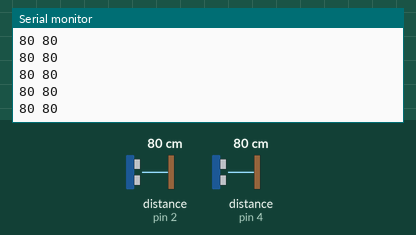
Recording of a program running on a simulated Teensy 4. On the bench: the last lines printed to the serial monitor. Wiring (inferred from the names in the program): 2 × ultrasonic range finder: trigger pin 3, echo pin 2 / trigger pin 5, echo pin 4. The inputs (shaded band) are chosen by the test bench; at power-on: distance to the obstacle (sensors on pin 2, pin 4) 80 cm. The echo pulse lasts 58.3 µs per cm.

Above: at 1.2 s.
1.3 s: distance to the obstacle (sensor on pin 2) set to 2 cm
At 1.33 s:
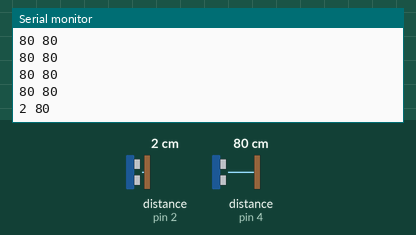
2.8 s: distance to the obstacle (sensor on pin 4) set to 2 cm
At 2.81 s:
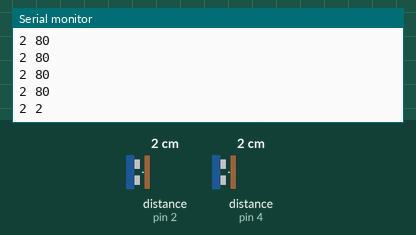
4.3 s: distance to the obstacle (sensor on pin 2) set to 4 cm
At 4.33 s:
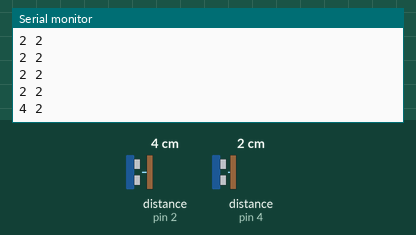
5.8 s: distance to the obstacle (sensor on pin 4) set to 4 cm
At 5.85 s:
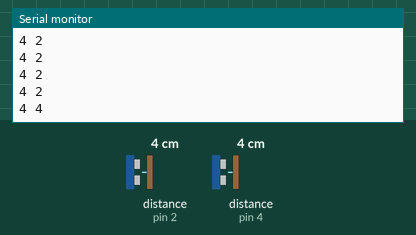
Timing chart, 0 to 8.3 s (numbered marks = the images above; inputs shaded):
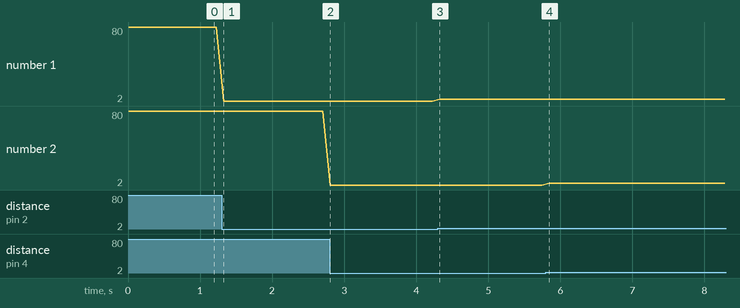

Measured:
- after the input at 1.3 s, the serial monitor: prints a new line at once (image 1)
- after the input at 2.8 s, the serial monitor: prints a new line at once (image 2)
- after the input at 4.3 s, the serial monitor: prints a new line at once (image 3)
- after the input at 5.8 s, the serial monitor: prints a new line at once (image 4)
- plotted number 1: 80 → 2 after the input at 1.3 s, 2 → 4 after the input at 4.3 s

The program:

main.cpp
```cpp
#include <Arduino.h>

/*
Test out the low cost ultrasound sensor
*/
const int AtrigPin = 3;
const int AechoPin = 2;

const int BtrigPin = 5;
const int BechoPin = 4;

// PlatformIO compiles this file as C++, so declare the helper before loop()
// calls it. The Arduino IDE normally generates this declaration automatically.
long microsecondsToCentimeters(long microseconds);

void setup()
{
  pinMode(AtrigPin, OUTPUT);            //Setup ultrasound pins
  pinMode(AechoPin, INPUT);

  pinMode(BtrigPin, OUTPUT);            //Setup ultrasound pins
  pinMode(BechoPin, INPUT);

  Serial.begin(9600);                  // initialize serial communication:
}

void loop()
{
  long durationA,durationB, Acm,Bcm;

  // The sensor is triggered by a HIGH pulse of 10 or more microseconds.
  // Give a short LOW pulse beforehand to ensure a clean HIGH pulse:
  digitalWrite(AtrigPin, LOW);
  delayMicroseconds(2);
  digitalWrite(AtrigPin, HIGH);
  delayMicroseconds(10);
  digitalWrite(AtrigPin, LOW);

  // Read the signal from the sensor: a HIGH pulse whose
  // duration is the time (in microseconds) from the sending
  // of the ping to the reception of its echo off of an object.
  durationA = pulseIn(AechoPin, HIGH);

  digitalWrite(BtrigPin, LOW);
  delayMicroseconds(2);
  digitalWrite(BtrigPin, HIGH);
  delayMicroseconds(10);
  digitalWrite(BtrigPin, LOW);
  durationB = pulseIn(BechoPin, HIGH);


  // convert the time into a distance
  Acm = microsecondsToCentimeters(durationA);
  Bcm = microsecondsToCentimeters(durationB);
  Serial.print(Acm);
  Serial.print(" ");
  Serial.print(Bcm);
  Serial.println();
  delay(100);
}


long microsecondsToCentimeters(long microseconds)
{
  return microseconds / 29 / 2;
}
```
